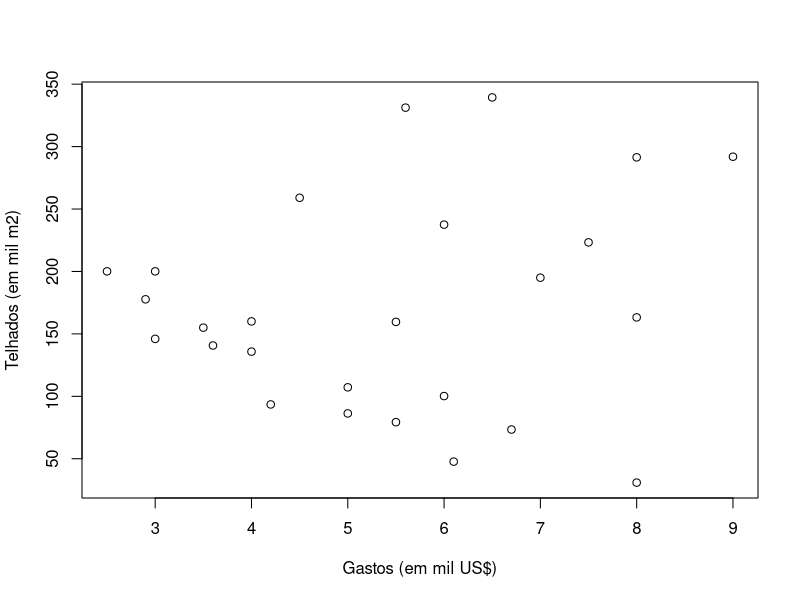
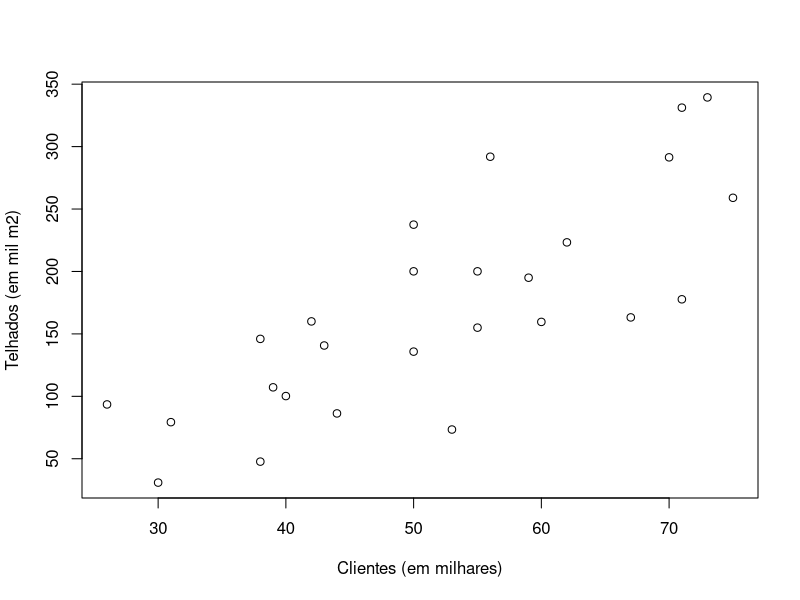
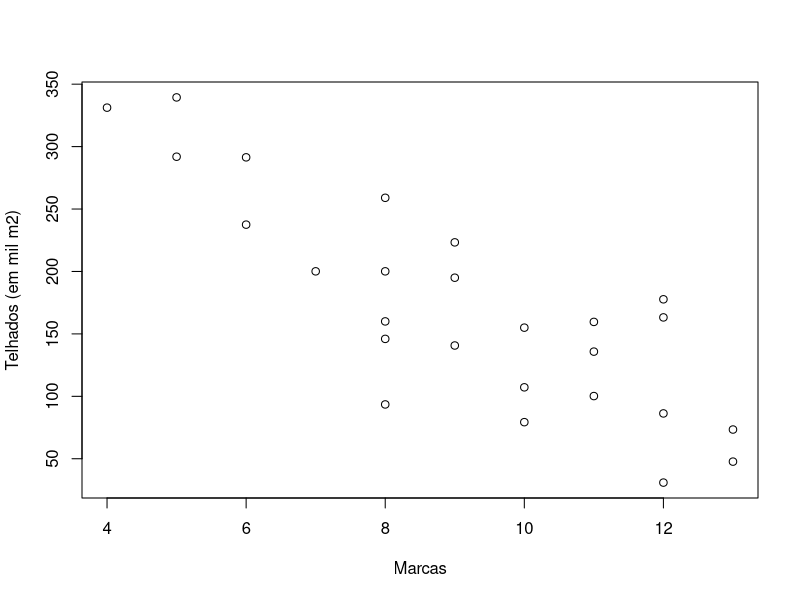
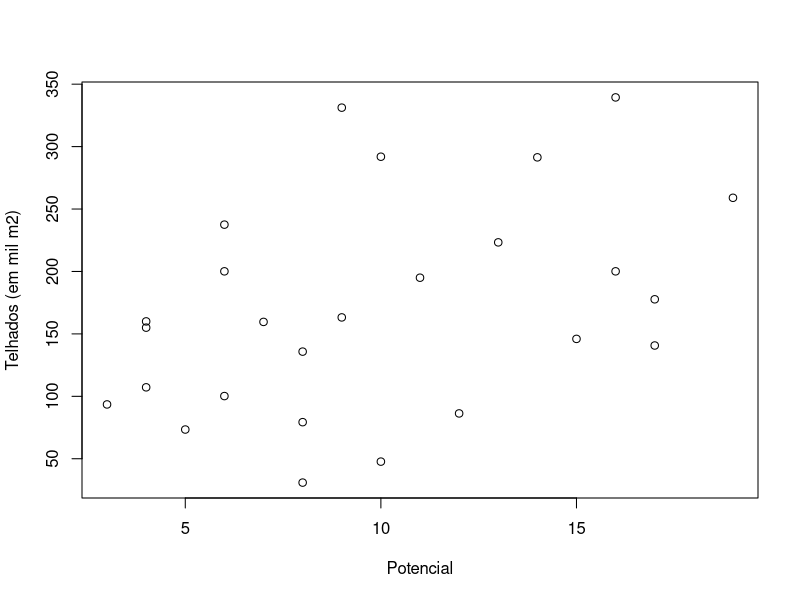

Generate these figures, in order, with R:
# Hiago Natan Fernandes de Sousa
# Estatistica Aplicada

# Questão 1

dados <- scan("vendas.dat", what = list(telhados = 0, gastos = 0, clientes = 0, marcas = 0, potencial = 0))
attach(dados)

# a)
plot(telhados ~ gastos, ylab = "Telhados (em mil m2)", xlab = "Gastos (em mil US$)")
plot(telhados ~ clientes, ylab = "Telhados (em mil m2)", xlab = "Clientes (em milhares)")
plot(telhados ~ marcas, ylab = "Telhados (em mil m2)", xlab = "Marcas")
plot(telhados ~ potencial, ylab = "Telhados (em mil m2)", xlab = "Potencial")

# b)
correlacao_gastos = cor(telhados, gastos)
correlacao_clientes = cor(telhados, clientes)
correlacao_marcas = cor(telhados, marcas)
correlacao_potencial = cor(telhados, potencial)

# c)
modelo1 <- lm(telhados ~ marcas)
anova(modelo1)
summary(modelo1)

modelo2 <- lm(telhados ~ (marcas + clientes))
anova(modelo2)
summary(modelo2)

modelo3 <- lm(telhados ~ (marcas + clientes + potencial))
anova(modelo3)
summary(modelo3)

modelo4 <- lm(telhados ~ (marcas + clientes + potencial + gastos))
anova(modelo4)
summary(modelo4)

# d) 

# Conforme as tabelas paras os quatro modelos requeridos, nota-se que o quarto modelo (incluindo
# marcas, clientes, potencial e gastos) é aquele que melhor se ajusta aos dados. Essa conclusão se
# deve ao fato que este modelo é aquele com a menor quantidade de resíduos associados, bem como, o
# com menor SQT.

# 2)

# a) 
